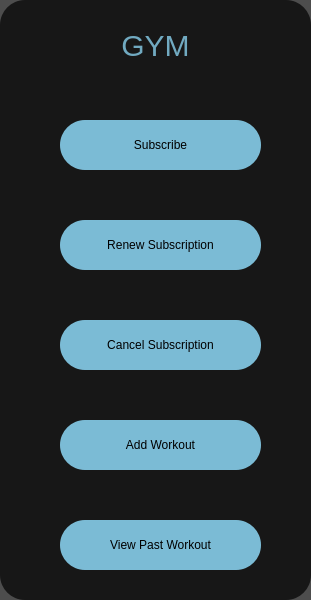
   <widget class="QWidget" name="GYMWidget" native="true">
    <property name="geometry">
     <rect>
      <x>90</x>
      <y>130</y>
      <width>311</width>
      <height>600</height>
     </rect>
    </property>
    <property name="styleSheet">
     <string notr="true">background: none;
background-color: rgba(0,0,0,0.7);
border-radius: 25px;</string>
    </property>
    <widget class="QPushButton" name="MakePlanButton">
     <property name="geometry">
      <rect>
       <x>60</x>
       <y>120</y>
       <width>201</width>
       <height>50</height>
      </rect>
     </property>
     <property name="styleSheet">
      <string notr="true">QPushButton
{
background: none;
background-color: rgba(135, 206, 235,0.9);
color: black;
border-radius: 25px;
}
QPushButton:hover
{
border: 3px solid rgba(135, 206, 235,0.9);
background-color: rgba(250, 250, 250,0.8);
}</string>
     </property>
     <property name="text">
      <string>Subscribe</string>
     </property>
    </widget>
    <widget class="QLabel" name="label_24">
     <property name="geometry">
      <rect>
       <x>0</x>
       <y>10</y>
       <width>311</width>
       <height>70</height>
      </rect>
     </property>
     <property name="styleSheet">
      <string notr="true">background: none;
font-size: 30px;
color: rgba(135, 206, 235,0.8)</string>
     </property>
     <property name="text">
      <string>GYM</string>
     </property>
     <property name="alignment">
      <set>Qt::AlignmentFlag::AlignCenter</set>
     </property>
    </widget>
    <widget class="QPushButton" name="RenewPlanButton">
     <property name="geometry">
      <rect>
       <x>60</x>
       <y>220</y>
       <width>201</width>
       <height>50</height>
      </rect>
     </property>
     <property name="styleSheet">
      <string notr="true">QPushButton
{
background: none;
background-color: rgba(135, 206, 235,0.9);
color: black;
border-radius: 25px;
}
QPushButton:hover
{
border: 3px solid rgba(135, 206, 235,0.9);
background-color: rgba(250, 250, 250,0.8);
}</string>
     </property>
     <property name="text">
      <string>Renew Subscription</string>
     </property>
    </widget>
    <widget class="QPushButton" name="CancelPlanButton">
     <property name="geometry">
      <rect>
       <x>60</x>
       <y>320</y>
       <width>201</width>
       <height>50</height>
      </rect>
     </property>
     <property name="styleSheet">
      <string notr="true">QPushButton
{
background: none;
background-color: rgba(135, 206, 235,0.9);
color: black;
border-radius: 25px;
}
QPushButton:hover
{
border: 3px solid rgba(135, 206, 235,0.9);
background-color: rgba(250, 250, 250,0.8);
}</string>
     </property>
     <property name="text">
      <string>Cancel Subscription</string>
     </property>
    </widget>
    <widget class="QPushButton" name="AddWorkoutButton">
     <property name="geometry">
      <rect>
       <x>60</x>
       <y>420</y>
       <width>201</width>
       <height>50</height>
      </rect>
     </property>
     <property name="styleSheet">
      <string notr="true">QPushButton
{
background: none;
background-color: rgba(135, 206, 235,0.9);
color: black;
border-radius: 25px;
}
QPushButton:hover
{
border: 3px solid rgba(135, 206, 235,0.9);
background-color: rgba(250, 250, 250,0.8);
}</string>
     </property>
     <property name="text">
      <string>Add Workout</string>
     </property>
    </widget>
    <widget class="QPushButton" name="ViewPastWorkoutsButton">
     <property name="geometry">
      <rect>
       <x>60</x>
       <y>520</y>
       <width>201</width>
       <height>50</height>
      </rect>
     </property>
     <property name="styleSheet">
      <string notr="true">QPushButton
{
background: none;
background-color: rgba(135, 206, 235,0.9);
color: black;
border-radius: 25px;
}
QPushButton:hover
{
border: 3px solid rgba(135, 206, 235,0.9);
background-color: rgba(250, 250, 250,0.8);
}</string>
     </property>
     <property name="text">
      <string>View Past Workout</string>
     </property>
    </widget>
   </widget>
